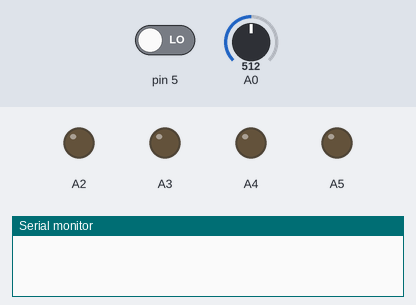
Bench run of a sketch on a simulated Arduino Uno, built with avr-gcc and run on an emulated ATmega328P. Shown: output pins drawn as LEDs (lit = HIGH), the last lines printed to the serial monitor. The inputs (shaded band) are chosen by the test bench; at power-on: pin 5 LOW, A0 = 512. Random numbers use the default seed unless the sketch sets one.

Above: at 1.2 s.
1.3 s: pin 5 driven HIGH
At 2.1 s:
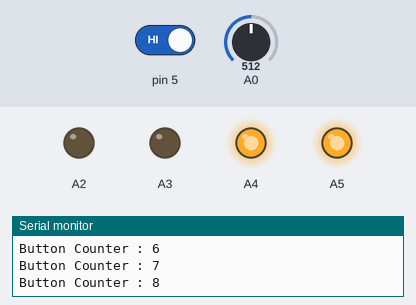
At 4.2 s:
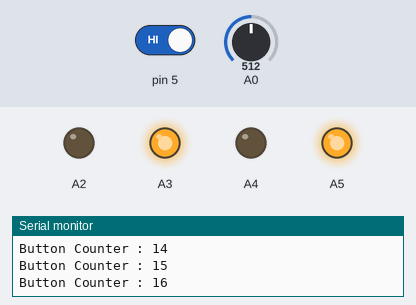
4.3 s: pin 5 driven LOW
5.8 s: pin 5 driven HIGH
At 7.4 s:
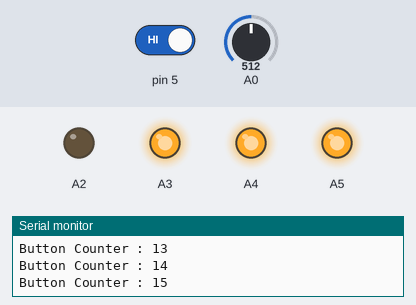
Timing chart, 0 to 14.8 s (numbered marks = the images above; inputs shaded):
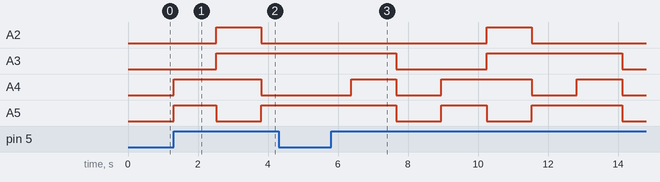

Measured:
- after the input at 1.3 s, A2: LOW → HIGH after 1.2 s, → LOW 1.3 s later; A3: LOW → HIGH after 1.2 s; A4: LOW → HIGH at once, → LOW 2.5 s later; A5: LOW → HIGH at once, → LOW 1.2 s later, → HIGH 1.3 s later
- after the input at 5.8 s, A2: LOW → HIGH after 4.4 s, → LOW 1.3 s later; A3: HIGH → LOW after 1.9 s, → HIGH 2.6 s later, → LOW 3.9 s later; A4: goes HIGH 1.3 s, LOW 1.3 s, HIGH 2.6 s, LOW 1.3 s, HIGH 1.3 s, then LOW, starting after 0.58 s; A5: goes LOW 1.3 s, HIGH 1.3 s, LOW 1.3 s, HIGH 2.6 s, then LOW, starting after 1.9 s

The sketch:

Room_Program_Lights_V3.ino
```cpp
/*
  Logic:
    When I Click the button it open the night time activity
    then if I Click again it open the serialized lights until it close
*/

const int BUTTON = 5;                     // Button pin for opening and closing the activity lights
const int NIGHT_ACTIVITY_TRANSISTOR = 6;  // Transistor to handle 5 volts to night time activity lights

const int LEDS[] = { A5, A4, A3, A2 };  // ( Red , Blue , Yellow, White )
int clickDelay = 30;                    // microsecond delay from button
// Button Activity
int clickCounter = 0;           // microsecond counter from button
bool isActionIsButton = false;  // if the action is in the button
bool isNightLightOpen = false;  // If the night time activity light is open
int selectedAction = 1;         // if the action is 1 = night time and 2 = serialized lights
/*
  The leds must have different colors ( Red , Blue , Yellow, White )

  Sleeping Color:
     Deep Red = 225 , 25 , 0 , 0
     Warm White = 0 , 100 , 50 , 225
     Peach = 100 , 0 , 225, 0
     Burnt Orange = 225, 150 , 225, 0

*/
int row = 4;
int cols = 4;
int pos = -1;
int SLEEPING_COLOR[4][4] = {
  { 225, 180, 0, 0 },
  { 0, 190, 150, 225 },
  { 180, 0, 225, 0 },
  { 225, 150, 225, 0 }
};

bool isClicked(int pin) {
  if (digitalRead(pin) == HIGH) {
    return true;
  }
  return false;
}


void actionSerializedLights() {
  // Check if the serialized button is clicked
  ::pos = ::pos + 1;

  // Check if the pos is greater than rows, if true then close the lights and change the pos to -1
  if (::pos >= ::row) {
    for (int i = 0; i < ::cols; i++) {
      analogWrite(::LEDS[i], 1);
    }
    ::pos = -1;
  } else {
    for (int i = 0; i < ::cols; i++) {
      analogWrite(::LEDS[i], ::SLEEPING_COLOR[pos][i]);
    }
  }
}

void actionNightimeLight() {
  // Check if the night time button is clicked
  if (::isNightLightOpen) {
    // If open then close it
    ::isNightLightOpen = false;
    digitalWrite(::NIGHT_ACTIVITY_TRANSISTOR, LOW);
  } else {
    // If close then open it
    ::isNightLightOpen = true;
    digitalWrite(::NIGHT_ACTIVITY_TRANSISTOR, HIGH);
  }
}


void setup() {
  // put your setup code here, to run once:
  Serial.begin(9600);

  int range = random(0, 1000);
  for (int i = 0; i < range; i++) {
    randomSeed(analogRead(A0));
  }

  for (int pin : ::LEDS) {
    pinMode(pin, OUTPUT);
  }

  pinMode(::BUTTON, INPUT);

  Serial.begin(9600);

  // Open the activity light when run
  ::isNightLightOpen = true;
  digitalWrite(::NIGHT_ACTIVITY_TRANSISTOR, HIGH);
}

void loop() {
  // put your main code here, to run repeatedly:

  // Activity Logic
  bool clicked = false;
  if (!::isActionIsButton) {
    clicked = ::isClicked(::BUTTON);
    if (clicked) {
      ::isActionIsButton = true;
    }
  } else {
    delayMicroseconds(1);
    ::clickCounter = ::clickCounter + 1;
    if (::clickCounter == ::clickDelay) {
      ::isActionIsButton = false;
      ::clickCounter = 0;
    }
    Serial.println("Button Counter : " + (String)::clickCounter);
  }

  if (clicked) {
    // modify ::selectedAction
    ::selectedAction = ::selectedAction + 1;

    if (::selectedAction == 1){
      ::actionNightimeLight();
    } else if (::selectedAction == 2){
      ::actionSerializedLights();
    } else {
      ::selectedAction = 1;
      ::actionNightimeLight();
    }

  }
}
```
